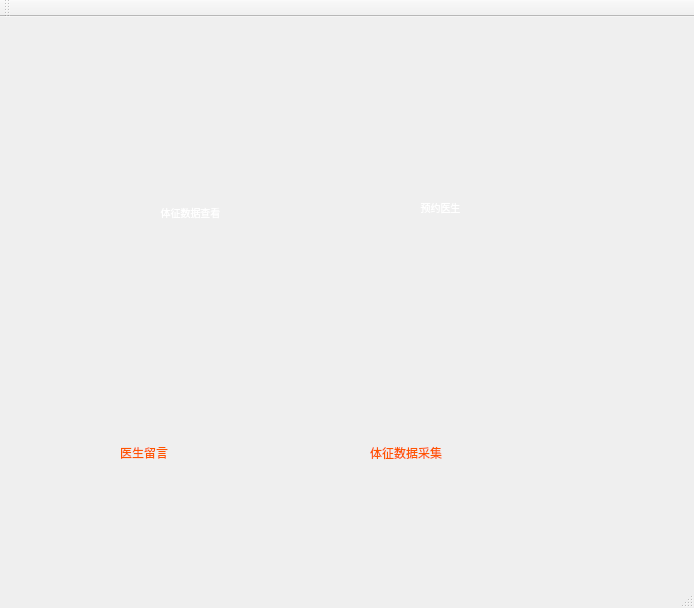
<?xml version="1.0" encoding="UTF-8"?>
<ui version="4.0">
 <class>MainWindow</class>
 <widget class="QMainWindow" name="MainWindow">
  <property name="geometry">
   <rect>
    <x>0</x>
    <y>0</y>
    <width>694</width>
    <height>608</height>
   </rect>
  </property>
  <property name="windowTitle">
   <string>MainWindow</string>
  </property>
  <widget class="QWidget" name="centralWidget">
   <widget class="QWidget" name="widget" native="true">
    <property name="geometry">
     <rect>
      <x>-70</x>
      <y>-80</y>
      <width>831</width>
      <height>741</height>
     </rect>
    </property>
    <property name="styleSheet">
     <string notr="true">#widget{
border-image: url(:/IMG_2027.JPG);}</string>
    </property>
    <widget class="QPushButton" name="dataCollectionPushButton">
     <property name="geometry">
      <rect>
       <x>450</x>
       <y>380</y>
       <width>111</width>
       <height>111</height>
      </rect>
     </property>
     <property name="styleSheet">
      <string notr="true">font-size:10px;

font: 10pt &quot;04b_21&quot;;
color: rgb(0,0,0);
border-radius:70px;
border-image: url(:/3.png);</string>
     </property>
     <property name="text">
      <string/>
     </property>
    </widget>
    <widget class="QPushButton" name="DoctorPushButton">
     <property name="geometry">
      <rect>
       <x>430</x>
       <y>210</y>
       <width>161</width>
       <height>121</height>
      </rect>
     </property>
     <property name="styleSheet">
      <string notr="true">font-size:10px;
border-image: url(:/tray5.png);
font: 12pt &quot;04b_21&quot;;
color: rgb(255, 255, 255);
border-radius:50px;
</string>
     </property>
     <property name="text">
      <string>预约医生</string>
     </property>
    </widget>
    <widget class="QPushButton" name="doctorMessagePushButton">
     <property name="geometry">
      <rect>
       <x>200</x>
       <y>380</y>
       <width>111</width>
       <height>111</height>
      </rect>
     </property>
     <property name="styleSheet">
      <string notr="true">font-size:10px;
font: 12pt &quot;04b_21&quot;;
color: rgb(0,0,0);
border-radius:50px;
border-image: url(:/0.png);</string>
     </property>
     <property name="text">
      <string/>
     </property>
    </widget>
    <widget class="QPushButton" name="chartPushButton">
     <property name="geometry">
      <rect>
       <x>180</x>
       <y>210</y>
       <width>161</width>
       <height>131</height>
      </rect>
     </property>
     <property name="styleSheet">
      <string notr="true">font-size:10px;
border-image: url(:/tray4.png);

font: 10pt &quot;04b_21&quot;;
color: rgb(255, 255, 255);
border-radius:60px;
</string>
     </property>
     <property name="text">
      <string>体征数据查看</string>
     </property>
    </widget>
    <widget class="QLabel" name="label_2">
     <property name="geometry">
      <rect>
       <x>440</x>
       <y>500</y>
       <width>181</width>
       <height>31</height>
      </rect>
     </property>
     <property name="styleSheet">
      <string notr="true">font: 18pt &quot;Arial&quot;;
color: rgb(255, 85, 0);</string>
     </property>
     <property name="text">
      <string>体征数据采集</string>
     </property>
    </widget>
    <widget class="QLabel" name="label_3">
     <property name="geometry">
      <rect>
       <x>190</x>
       <y>500</y>
       <width>121</width>
       <height>31</height>
      </rect>
     </property>
     <property name="styleSheet">
      <string notr="true">font: 18pt &quot;Arial&quot;;
color: rgb(255, 85, 0);</string>
     </property>
     <property name="text">
      <string>医生留言</string>
     </property>
    </widget>
   </widget>
  </widget>
  <widget class="QMenuBar" name="menuBar">
   <property name="geometry">
    <rect>
     <x>0</x>
     <y>0</y>
     <width>694</width>
     <height>25</height>
    </rect>
   </property>
  </widget>
  <widget class="QToolBar" name="mainToolBar">
   <attribute name="toolBarArea">
    <enum>TopToolBarArea</enum>
   </attribute>
   <attribute name="toolBarBreak">
    <bool>false</bool>
   </attribute>
  </widget>
  <widget class="QStatusBar" name="statusBar"/>
 </widget>
 <layoutdefault spacing="6" margin="11"/>
 <resources/>
 <connections/>
</ui>
